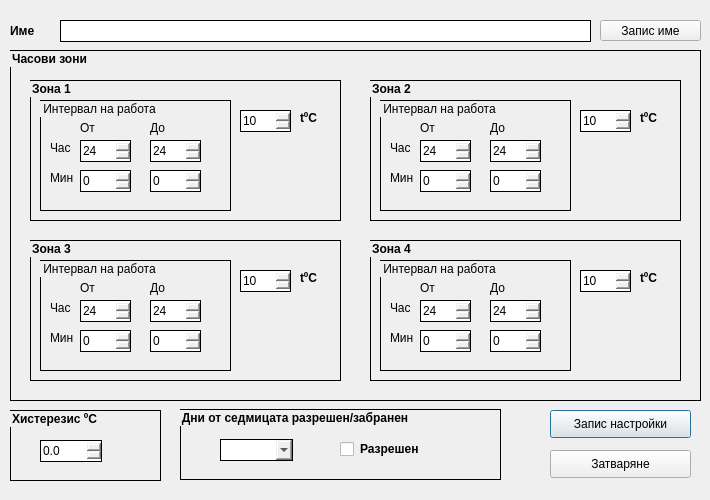
<?xml version="1.0" encoding="UTF-8"?>
<ui version="4.0">
 <class>Dialog</class>
 <widget class="QDialog" name="Dialog">
  <property name="geometry">
   <rect>
    <x>0</x>
    <y>0</y>
    <width>710</width>
    <height>500</height>
   </rect>
  </property>
  <property name="minimumSize">
   <size>
    <width>710</width>
    <height>500</height>
   </size>
  </property>
  <property name="maximumSize">
   <size>
    <width>710</width>
    <height>500</height>
   </size>
  </property>
  <property name="windowTitle">
   <string>Настройки на термостат</string>
  </property>
  <widget class="QGroupBox" name="groupBox">
   <property name="geometry">
    <rect>
     <x>10</x>
     <y>50</y>
     <width>691</width>
     <height>351</height>
    </rect>
   </property>
   <property name="minimumSize">
    <size>
     <width>0</width>
     <height>0</height>
    </size>
   </property>
   <property name="font">
    <font>
     <weight>75</weight>
     <bold>true</bold>
    </font>
   </property>
   <property name="styleSheet">
    <string notr="true">border-color: rgb(0, 0, 0);border-style: solid; border-width: 1px;</string>
   </property>
   <property name="title">
    <string>Часови зони</string>
   </property>
   <property name="flat">
    <bool>false</bool>
   </property>
   <property name="checkable">
    <bool>false</bool>
   </property>
   <widget class="QGroupBox" name="groupBox_2">
    <property name="geometry">
     <rect>
      <x>20</x>
      <y>30</y>
      <width>311</width>
      <height>141</height>
     </rect>
    </property>
    <property name="font">
     <font>
      <weight>75</weight>
      <bold>true</bold>
     </font>
    </property>
    <property name="styleSheet">
     <string notr="true"/>
    </property>
    <property name="title">
     <string>Зона 1</string>
    </property>
    <property name="flat">
     <bool>false</bool>
    </property>
    <widget class="QSpinBox" name="spinTemp">
     <property name="geometry">
      <rect>
       <x>210</x>
       <y>30</y>
       <width>51</width>
       <height>22</height>
      </rect>
     </property>
     <property name="font">
      <font>
       <weight>50</weight>
       <bold>false</bold>
      </font>
     </property>
     <property name="focusPolicy">
      <enum>Qt::ClickFocus</enum>
     </property>
     <property name="inputMethodHints">
      <set>Qt::ImhFormattedNumbersOnly</set>
     </property>
     <property name="minimum">
      <number>-99</number>
     </property>
     <property name="maximum">
      <number>199</number>
     </property>
     <property name="value">
      <number>10</number>
     </property>
    </widget>
    <widget class="QGroupBox" name="groupBox_3">
     <property name="geometry">
      <rect>
       <x>10</x>
       <y>20</y>
       <width>191</width>
       <height>111</height>
      </rect>
     </property>
     <property name="font">
      <font>
       <weight>50</weight>
       <bold>false</bold>
      </font>
     </property>
     <property name="title">
      <string>Интервал на работа</string>
     </property>
     <widget class="QSpinBox" name="spinStartHour">
      <property name="geometry">
       <rect>
        <x>40</x>
        <y>40</y>
        <width>51</width>
        <height>22</height>
       </rect>
      </property>
      <property name="maximum">
       <number>24</number>
      </property>
      <property name="value">
       <number>24</number>
      </property>
     </widget>
     <widget class="QSpinBox" name="spinEndHour">
      <property name="geometry">
       <rect>
        <x>110</x>
        <y>40</y>
        <width>51</width>
        <height>22</height>
       </rect>
      </property>
      <property name="maximum">
       <number>24</number>
      </property>
      <property name="value">
       <number>24</number>
      </property>
     </widget>
     <widget class="QSpinBox" name="spinStartMin">
      <property name="geometry">
       <rect>
        <x>40</x>
        <y>70</y>
        <width>51</width>
        <height>22</height>
       </rect>
      </property>
      <property name="maximum">
       <number>59</number>
      </property>
     </widget>
     <widget class="QLabel" name="label">
      <property name="geometry">
       <rect>
        <x>40</x>
        <y>20</y>
        <width>21</width>
        <height>16</height>
       </rect>
      </property>
      <property name="font">
       <font>
        <weight>50</weight>
        <bold>false</bold>
       </font>
      </property>
      <property name="styleSheet">
       <string notr="true">border-style: none;</string>
      </property>
      <property name="text">
       <string>От</string>
      </property>
     </widget>
     <widget class="QLabel" name="label_2">
      <property name="geometry">
       <rect>
        <x>110</x>
        <y>20</y>
        <width>21</width>
        <height>16</height>
       </rect>
      </property>
      <property name="font">
       <font>
        <weight>50</weight>
        <bold>false</bold>
       </font>
      </property>
      <property name="styleSheet">
       <string notr="true">border-style: none;</string>
      </property>
      <property name="text">
       <string>До</string>
      </property>
     </widget>
     <widget class="QLabel" name="label_3">
      <property name="geometry">
       <rect>
        <x>10</x>
        <y>40</y>
        <width>31</width>
        <height>16</height>
       </rect>
      </property>
      <property name="font">
       <font>
        <weight>50</weight>
        <bold>false</bold>
       </font>
      </property>
      <property name="styleSheet">
       <string notr="true">border-style: none;</string>
      </property>
      <property name="text">
       <string>Час</string>
      </property>
      <property name="textFormat">
       <enum>Qt::PlainText</enum>
      </property>
     </widget>
     <widget class="QSpinBox" name="spinEndMin">
      <property name="geometry">
       <rect>
        <x>110</x>
        <y>70</y>
        <width>51</width>
        <height>22</height>
       </rect>
      </property>
      <property name="maximum">
       <number>59</number>
      </property>
     </widget>
     <widget class="QLabel" name="label_4">
      <property name="geometry">
       <rect>
        <x>10</x>
        <y>70</y>
        <width>31</width>
        <height>16</height>
       </rect>
      </property>
      <property name="font">
       <font>
        <weight>50</weight>
        <bold>false</bold>
       </font>
      </property>
      <property name="styleSheet">
       <string notr="true">border-style: none;</string>
      </property>
      <property name="text">
       <string>Мин</string>
      </property>
      <property name="textFormat">
       <enum>Qt::PlainText</enum>
      </property>
     </widget>
    </widget>
    <widget class="QLabel" name="label_5">
     <property name="geometry">
      <rect>
       <x>270</x>
       <y>30</y>
       <width>31</width>
       <height>16</height>
      </rect>
     </property>
     <property name="font">
      <font>
       <weight>75</weight>
       <bold>true</bold>
      </font>
     </property>
     <property name="styleSheet">
      <string notr="true">border-style: none;</string>
     </property>
     <property name="text">
      <string>tºC</string>
     </property>
    </widget>
   </widget>
   <widget class="QGroupBox" name="groupBox_4">
    <property name="geometry">
     <rect>
      <x>360</x>
      <y>30</y>
      <width>311</width>
      <height>141</height>
     </rect>
    </property>
    <property name="font">
     <font>
      <weight>75</weight>
      <bold>true</bold>
     </font>
    </property>
    <property name="title">
     <string>Зона 2</string>
    </property>
    <widget class="QSpinBox" name="spinTemp_2">
     <property name="geometry">
      <rect>
       <x>210</x>
       <y>30</y>
       <width>51</width>
       <height>22</height>
      </rect>
     </property>
     <property name="font">
      <font>
       <weight>50</weight>
       <bold>false</bold>
      </font>
     </property>
     <property name="inputMethodHints">
      <set>Qt::ImhFormattedNumbersOnly</set>
     </property>
     <property name="minimum">
      <number>-99</number>
     </property>
     <property name="maximum">
      <number>199</number>
     </property>
     <property name="value">
      <number>10</number>
     </property>
    </widget>
    <widget class="QGroupBox" name="groupBox_5">
     <property name="geometry">
      <rect>
       <x>10</x>
       <y>20</y>
       <width>191</width>
       <height>111</height>
      </rect>
     </property>
     <property name="title">
      <string>Интервал на работа</string>
     </property>
     <widget class="QSpinBox" name="spinStartHour_2">
      <property name="geometry">
       <rect>
        <x>40</x>
        <y>40</y>
        <width>51</width>
        <height>22</height>
       </rect>
      </property>
      <property name="font">
       <font>
        <weight>50</weight>
        <bold>false</bold>
       </font>
      </property>
      <property name="maximum">
       <number>24</number>
      </property>
      <property name="value">
       <number>24</number>
      </property>
     </widget>
     <widget class="QSpinBox" name="spinEndHour_2">
      <property name="geometry">
       <rect>
        <x>110</x>
        <y>40</y>
        <width>51</width>
        <height>22</height>
       </rect>
      </property>
      <property name="font">
       <font>
        <weight>50</weight>
        <bold>false</bold>
       </font>
      </property>
      <property name="maximum">
       <number>24</number>
      </property>
      <property name="value">
       <number>24</number>
      </property>
     </widget>
     <widget class="QSpinBox" name="spinStartMin_2">
      <property name="geometry">
       <rect>
        <x>40</x>
        <y>70</y>
        <width>51</width>
        <height>22</height>
       </rect>
      </property>
      <property name="font">
       <font>
        <weight>50</weight>
        <bold>false</bold>
       </font>
      </property>
      <property name="maximum">
       <number>59</number>
      </property>
     </widget>
     <widget class="QLabel" name="label_6">
      <property name="geometry">
       <rect>
        <x>40</x>
        <y>20</y>
        <width>21</width>
        <height>16</height>
       </rect>
      </property>
      <property name="font">
       <font>
        <weight>50</weight>
        <bold>false</bold>
       </font>
      </property>
      <property name="styleSheet">
       <string notr="true">border-style: none;</string>
      </property>
      <property name="text">
       <string>От</string>
      </property>
     </widget>
     <widget class="QLabel" name="label_7">
      <property name="geometry">
       <rect>
        <x>110</x>
        <y>20</y>
        <width>21</width>
        <height>16</height>
       </rect>
      </property>
      <property name="font">
       <font>
        <weight>50</weight>
        <bold>false</bold>
       </font>
      </property>
      <property name="styleSheet">
       <string notr="true">border-style: none;</string>
      </property>
      <property name="text">
       <string>До</string>
      </property>
     </widget>
     <widget class="QLabel" name="label_8">
      <property name="geometry">
       <rect>
        <x>10</x>
        <y>40</y>
        <width>31</width>
        <height>16</height>
       </rect>
      </property>
      <property name="font">
       <font>
        <weight>50</weight>
        <bold>false</bold>
       </font>
      </property>
      <property name="styleSheet">
       <string notr="true">border-style: none;</string>
      </property>
      <property name="text">
       <string>Час</string>
      </property>
      <property name="textFormat">
       <enum>Qt::PlainText</enum>
      </property>
     </widget>
     <widget class="QSpinBox" name="spinEndMin_2">
      <property name="geometry">
       <rect>
        <x>110</x>
        <y>70</y>
        <width>51</width>
        <height>22</height>
       </rect>
      </property>
      <property name="font">
       <font>
        <weight>50</weight>
        <bold>false</bold>
       </font>
      </property>
      <property name="maximum">
       <number>59</number>
      </property>
     </widget>
     <widget class="QLabel" name="label_9">
      <property name="geometry">
       <rect>
        <x>10</x>
        <y>70</y>
        <width>31</width>
        <height>16</height>
       </rect>
      </property>
      <property name="font">
       <font>
        <weight>50</weight>
        <bold>false</bold>
       </font>
      </property>
      <property name="styleSheet">
       <string notr="true">border-style: none;</string>
      </property>
      <property name="text">
       <string>Мин</string>
      </property>
      <property name="textFormat">
       <enum>Qt::PlainText</enum>
      </property>
     </widget>
    </widget>
    <widget class="QLabel" name="label_10">
     <property name="geometry">
      <rect>
       <x>270</x>
       <y>30</y>
       <width>31</width>
       <height>16</height>
      </rect>
     </property>
     <property name="font">
      <font>
       <weight>75</weight>
       <bold>true</bold>
      </font>
     </property>
     <property name="styleSheet">
      <string notr="true">border-style: none;</string>
     </property>
     <property name="text">
      <string>tºC</string>
     </property>
    </widget>
   </widget>
   <widget class="QGroupBox" name="groupBox_6">
    <property name="geometry">
     <rect>
      <x>20</x>
      <y>190</y>
      <width>311</width>
      <height>141</height>
     </rect>
    </property>
    <property name="font">
     <font>
      <weight>75</weight>
      <bold>true</bold>
     </font>
    </property>
    <property name="title">
     <string>Зона 3</string>
    </property>
    <widget class="QSpinBox" name="spinTemp_3">
     <property name="geometry">
      <rect>
       <x>210</x>
       <y>30</y>
       <width>51</width>
       <height>22</height>
      </rect>
     </property>
     <property name="font">
      <font>
       <weight>50</weight>
       <bold>false</bold>
      </font>
     </property>
     <property name="inputMethodHints">
      <set>Qt::ImhFormattedNumbersOnly</set>
     </property>
     <property name="minimum">
      <number>-99</number>
     </property>
     <property name="maximum">
      <number>199</number>
     </property>
     <property name="value">
      <number>10</number>
     </property>
    </widget>
    <widget class="QGroupBox" name="groupBox_7">
     <property name="geometry">
      <rect>
       <x>10</x>
       <y>20</y>
       <width>191</width>
       <height>111</height>
      </rect>
     </property>
     <property name="title">
      <string>Интервал на работа</string>
     </property>
     <widget class="QSpinBox" name="spinStartHour_3">
      <property name="geometry">
       <rect>
        <x>40</x>
        <y>40</y>
        <width>51</width>
        <height>22</height>
       </rect>
      </property>
      <property name="font">
       <font>
        <weight>50</weight>
        <bold>false</bold>
       </font>
      </property>
      <property name="maximum">
       <number>24</number>
      </property>
      <property name="value">
       <number>24</number>
      </property>
     </widget>
     <widget class="QSpinBox" name="spinEndHour_3">
      <property name="geometry">
       <rect>
        <x>110</x>
        <y>40</y>
        <width>51</width>
        <height>22</height>
       </rect>
      </property>
      <property name="font">
       <font>
        <weight>50</weight>
        <bold>false</bold>
       </font>
      </property>
      <property name="maximum">
       <number>24</number>
      </property>
      <property name="value">
       <number>24</number>
      </property>
     </widget>
     <widget class="QSpinBox" name="spinStartMin_3">
      <property name="geometry">
       <rect>
        <x>40</x>
        <y>70</y>
        <width>51</width>
        <height>22</height>
       </rect>
      </property>
      <property name="font">
       <font>
        <weight>50</weight>
        <bold>false</bold>
       </font>
      </property>
      <property name="maximum">
       <number>59</number>
      </property>
     </widget>
     <widget class="QLabel" name="label_11">
      <property name="geometry">
       <rect>
        <x>40</x>
        <y>20</y>
        <width>21</width>
        <height>16</height>
       </rect>
      </property>
      <property name="font">
       <font>
        <weight>50</weight>
        <bold>false</bold>
       </font>
      </property>
      <property name="styleSheet">
       <string notr="true">border-style: none;</string>
      </property>
      <property name="text">
       <string>От</string>
      </property>
     </widget>
     <widget class="QLabel" name="label_12">
      <property name="geometry">
       <rect>
        <x>110</x>
        <y>20</y>
        <width>21</width>
        <height>16</height>
       </rect>
      </property>
      <property name="font">
       <font>
        <weight>50</weight>
        <bold>false</bold>
       </font>
      </property>
      <property name="styleSheet">
       <string notr="true">border-style: none;</string>
      </property>
      <property name="text">
       <string>До</string>
      </property>
     </widget>
     <widget class="QLabel" name="label_13">
      <property name="geometry">
       <rect>
        <x>10</x>
        <y>40</y>
        <width>31</width>
        <height>16</height>
       </rect>
      </property>
      <property name="font">
       <font>
        <weight>50</weight>
        <bold>false</bold>
       </font>
      </property>
      <property name="styleSheet">
       <string notr="true">border-style: none;</string>
      </property>
      <property name="text">
       <string>Час</string>
      </property>
      <property name="textFormat">
       <enum>Qt::PlainText</enum>
      </property>
     </widget>
     <widget class="QSpinBox" name="spinEndMin_3">
      <property name="geometry">
       <rect>
        <x>110</x>
        <y>70</y>
        <width>51</width>
        <height>22</height>
       </rect>
      </property>
      <property name="font">
       <font>
        <weight>50</weight>
        <bold>false</bold>
       </font>
      </property>
      <property name="maximum">
       <number>59</number>
      </property>
     </widget>
     <widget class="QLabel" name="label_14">
      <property name="geometry">
       <rect>
        <x>10</x>
        <y>70</y>
        <width>31</width>
        <height>16</height>
       </rect>
      </property>
      <property name="font">
       <font>
        <weight>50</weight>
        <bold>false</bold>
       </font>
      </property>
      <property name="styleSheet">
       <string notr="true">border-style: none;</string>
      </property>
      <property name="text">
       <string>Мин</string>
      </property>
      <property name="textFormat">
       <enum>Qt::PlainText</enum>
      </property>
     </widget>
    </widget>
    <widget class="QLabel" name="label_15">
     <property name="geometry">
      <rect>
       <x>270</x>
       <y>30</y>
       <width>31</width>
       <height>16</height>
      </rect>
     </property>
     <property name="font">
      <font>
       <weight>75</weight>
       <bold>true</bold>
      </font>
     </property>
     <property name="styleSheet">
      <string notr="true">border-style: none;</string>
     </property>
     <property name="text">
      <string>tºC</string>
     </property>
    </widget>
   </widget>
   <widget class="QGroupBox" name="groupBox_8">
    <property name="geometry">
     <rect>
      <x>360</x>
      <y>190</y>
      <width>311</width>
      <height>141</height>
     </rect>
    </property>
    <property name="font">
     <font>
      <weight>75</weight>
      <bold>true</bold>
     </font>
    </property>
    <property name="title">
     <string>Зона 4</string>
    </property>
    <widget class="QSpinBox" name="spinTemp_4">
     <property name="geometry">
      <rect>
       <x>210</x>
       <y>30</y>
       <width>51</width>
       <height>22</height>
      </rect>
     </property>
     <property name="font">
      <font>
       <weight>50</weight>
       <bold>false</bold>
      </font>
     </property>
     <property name="inputMethodHints">
      <set>Qt::ImhFormattedNumbersOnly</set>
     </property>
     <property name="minimum">
      <number>-99</number>
     </property>
     <property name="maximum">
      <number>199</number>
     </property>
     <property name="value">
      <number>10</number>
     </property>
    </widget>
    <widget class="QGroupBox" name="groupBox_9">
     <property name="geometry">
      <rect>
       <x>10</x>
       <y>20</y>
       <width>191</width>
       <height>111</height>
      </rect>
     </property>
     <property name="title">
      <string>Интервал на работа</string>
     </property>
     <widget class="QSpinBox" name="spinStartHour_4">
      <property name="geometry">
       <rect>
        <x>40</x>
        <y>40</y>
        <width>51</width>
        <height>22</height>
       </rect>
      </property>
      <property name="font">
       <font>
        <weight>50</weight>
        <bold>false</bold>
       </font>
      </property>
      <property name="maximum">
       <number>24</number>
      </property>
      <property name="value">
       <number>24</number>
      </property>
     </widget>
     <widget class="QSpinBox" name="spinEndHour_4">
      <property name="geometry">
       <rect>
        <x>110</x>
        <y>40</y>
        <width>51</width>
        <height>22</height>
       </rect>
      </property>
      <property name="font">
       <font>
        <weight>50</weight>
        <bold>false</bold>
       </font>
      </property>
      <property name="maximum">
       <number>24</number>
      </property>
      <property name="value">
       <number>24</number>
      </property>
     </widget>
     <widget class="QSpinBox" name="spinStartMin_4">
      <property name="geometry">
       <rect>
        <x>40</x>
        <y>70</y>
        <width>51</width>
        <height>22</height>
       </rect>
      </property>
      <property name="font">
       <font>
        <weight>50</weight>
        <bold>false</bold>
       </font>
      </property>
      <property name="maximum">
       <number>59</number>
      </property>
     </widget>
     <widget class="QLabel" name="label_16">
      <property name="geometry">
       <rect>
        <x>40</x>
        <y>20</y>
        <width>21</width>
        <height>16</height>
       </rect>
      </property>
      <property name="font">
       <font>
        <weight>50</weight>
        <bold>false</bold>
       </font>
      </property>
      <property name="styleSheet">
       <string notr="true">border-style: none;</string>
      </property>
      <property name="text">
       <string>От</string>
      </property>
     </widget>
     <widget class="QLabel" name="label_17">
      <property name="geometry">
       <rect>
        <x>110</x>
        <y>20</y>
        <width>21</width>
        <height>16</height>
       </rect>
      </property>
      <property name="font">
       <font>
        <weight>50</weight>
        <bold>false</bold>
       </font>
      </property>
      <property name="styleSheet">
       <string notr="true">border-style: none;</string>
      </property>
      <property name="text">
       <string>До</string>
      </property>
     </widget>
     <widget class="QLabel" name="label_18">
      <property name="geometry">
       <rect>
        <x>10</x>
        <y>40</y>
        <width>31</width>
        <height>16</height>
       </rect>
      </property>
      <property name="font">
       <font>
        <weight>50</weight>
        <bold>false</bold>
       </font>
      </property>
      <property name="styleSheet">
       <string notr="true">border-style: none;</string>
      </property>
      <property name="text">
       <string>Час</string>
      </property>
      <property name="textFormat">
       <enum>Qt::PlainText</enum>
      </property>
     </widget>
     <widget class="QSpinBox" name="spinEndMin_4">
      <property name="geometry">
       <rect>
        <x>110</x>
        <y>70</y>
        <width>51</width>
        <height>22</height>
       </rect>
      </property>
      <property name="font">
       <font>
        <weight>50</weight>
        <bold>false</bold>
       </font>
      </property>
      <property name="maximum">
       <number>59</number>
      </property>
     </widget>
     <widget class="QLabel" name="label_19">
      <property name="geometry">
       <rect>
        <x>10</x>
        <y>70</y>
        <width>31</width>
        <height>16</height>
       </rect>
      </property>
      <property name="font">
       <font>
        <weight>50</weight>
        <bold>false</bold>
       </font>
      </property>
      <property name="styleSheet">
       <string notr="true">border-style: none;</string>
      </property>
      <property name="text">
       <string>Мин</string>
      </property>
      <property name="textFormat">
       <enum>Qt::PlainText</enum>
      </property>
     </widget>
    </widget>
    <widget class="QLabel" name="label_20">
     <property name="geometry">
      <rect>
       <x>270</x>
       <y>30</y>
       <width>31</width>
       <height>16</height>
      </rect>
     </property>
     <property name="font">
      <font>
       <weight>75</weight>
       <bold>true</bold>
      </font>
     </property>
     <property name="styleSheet">
      <string notr="true">border-style: none;</string>
     </property>
     <property name="text">
      <string>tºC</string>
     </property>
    </widget>
   </widget>
  </widget>
  <widget class="QLabel" name="thermosthatNameLabel">
   <property name="geometry">
    <rect>
     <x>10</x>
     <y>10</y>
     <width>51</width>
     <height>41</height>
    </rect>
   </property>
   <property name="font">
    <font>
     <weight>75</weight>
     <bold>true</bold>
    </font>
   </property>
   <property name="text">
    <string>Име</string>
   </property>
  </widget>
  <widget class="QLineEdit" name="lineName">
   <property name="geometry">
    <rect>
     <x>60</x>
     <y>20</y>
     <width>531</width>
     <height>22</height>
    </rect>
   </property>
   <property name="focusPolicy">
    <enum>Qt::ClickFocus</enum>
   </property>
   <property name="styleSheet">
    <string notr="true">border-color: rgb(0, 0, 0);border-style: solid; border-width: 1px;</string>
   </property>
   <property name="readOnly">
    <bool>false</bool>
   </property>
  </widget>
  <widget class="QGroupBox" name="groupBox_10">
   <property name="geometry">
    <rect>
     <x>10</x>
     <y>410</y>
     <width>151</width>
     <height>71</height>
    </rect>
   </property>
   <property name="font">
    <font>
     <weight>75</weight>
     <bold>true</bold>
    </font>
   </property>
   <property name="styleSheet">
    <string notr="true">border-color: rgb(0, 0, 0);border-style: solid; border-width: 1px;</string>
   </property>
   <property name="title">
    <string>Хистерезис ºC</string>
   </property>
   <widget class="QDoubleSpinBox" name="spinHisteresis">
    <property name="geometry">
     <rect>
      <x>30</x>
      <y>30</y>
      <width>62</width>
      <height>22</height>
     </rect>
    </property>
    <property name="readOnly">
     <bool>false</bool>
    </property>
    <property name="decimals">
     <number>1</number>
    </property>
    <property name="maximum">
     <double>4.500000000000000</double>
    </property>
    <property name="singleStep">
     <double>0.500000000000000</double>
    </property>
   </widget>
  </widget>
  <widget class="QPushButton" name="buttonSave">
   <property name="geometry">
    <rect>
     <x>550</x>
     <y>410</y>
     <width>141</width>
     <height>28</height>
    </rect>
   </property>
   <property name="focusPolicy">
    <enum>Qt::TabFocus</enum>
   </property>
   <property name="text">
    <string>Запис настройки</string>
   </property>
  </widget>
  <widget class="QPushButton" name="buttonClose">
   <property name="geometry">
    <rect>
     <x>550</x>
     <y>450</y>
     <width>141</width>
     <height>28</height>
    </rect>
   </property>
   <property name="focusPolicy">
    <enum>Qt::TabFocus</enum>
   </property>
   <property name="text">
    <string>Затваряне</string>
   </property>
  </widget>
  <widget class="QGroupBox" name="groupBox_13">
   <property name="geometry">
    <rect>
     <x>180</x>
     <y>409</y>
     <width>321</width>
     <height>71</height>
    </rect>
   </property>
   <property name="font">
    <font>
     <weight>75</weight>
     <bold>true</bold>
    </font>
   </property>
   <property name="styleSheet">
    <string notr="true">border-color: rgb(0, 0, 0);border-style: solid; border-width: 1px;</string>
   </property>
   <property name="title">
    <string>Дни от седмицата разрешен/забранен</string>
   </property>
   <widget class="QComboBox" name="comboDays">
    <property name="geometry">
     <rect>
      <x>40</x>
      <y>30</y>
      <width>73</width>
      <height>22</height>
     </rect>
    </property>
   </widget>
   <widget class="QCheckBox" name="checkEnabled">
    <property name="geometry">
     <rect>
      <x>160</x>
      <y>30</y>
      <width>111</width>
      <height>20</height>
     </rect>
    </property>
    <property name="font">
     <font>
      <weight>75</weight>
      <bold>true</bold>
     </font>
    </property>
    <property name="styleSheet">
     <string notr="true">border-style: none;</string>
    </property>
    <property name="text">
     <string>Разрешен</string>
    </property>
   </widget>
  </widget>
  <widget class="QPushButton" name="buttonSaveName">
   <property name="geometry">
    <rect>
     <x>600</x>
     <y>20</y>
     <width>101</width>
     <height>21</height>
    </rect>
   </property>
   <property name="text">
    <string>Запис име</string>
   </property>
  </widget>
 </widget>
 <resources/>
 <connections>
  <connection>
   <sender>buttonClose</sender>
   <signal>clicked()</signal>
   <receiver>Dialog</receiver>
   <slot>close()</slot>
   <hints>
    <hint type="sourcelabel">
     <x>636</x>
     <y>453</y>
    </hint>
    <hint type="destinationlabel">
     <x>354</x>
     <y>249</y>
    </hint>
   </hints>
  </connection>
  <connection>
   <sender>buttonSave</sender>
   <signal>clicked()</signal>
   <receiver>Dialog</receiver>
   <slot>save()</slot>
   <hints>
    <hint type="sourcelabel">
     <x>526</x>
     <y>453</y>
    </hint>
    <hint type="destinationlabel">
     <x>354</x>
     <y>249</y>
    </hint>
   </hints>
  </connection>
 </connections>
 <slots>
  <slot>save()</slot>
 </slots>
</ui>
